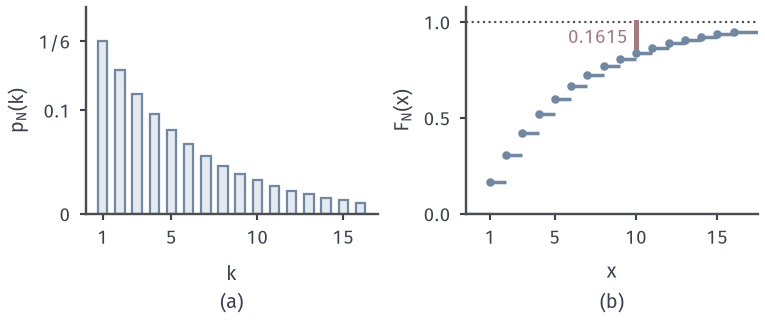

Write Python code to recreate this figure.
from pathlib import Path
import sys
ROOT = next(p for p in Path(__file__).resolve().parents if (p/'build.sh').is_file() and (p/'tex/book.tex').is_file())
sys.path.insert(0, str(ROOT/'figures/07-probability/01-elementary-probability/matplotlib/rvd-common'))
from rvd_common import *
# Target: N = number of throws of a fair die until the first six. p(k)=(5/6)^{k-1}/6, F(k)=1-(5/6)^k.
# Infinitely many values; the remaining mass beyond k=10 is (5/6)^10 ~ 0.1615.
K = 16
k = np.arange(1, K+1)
p = (5/6)**(k-1)/6
fig, axs = figure(width_mm=108, height_mm=46, ncols=2)
ax = axs[0]; style(ax)
bars(ax, k, p, width=.55)
ax.set_xlim(0, K+1); ax.set_ylim(0, .2); ax.set_xticks([1, 5, 10, 15]); ax.set_yticks([0, .1, 1/6]); ax.set_yticklabels(['0', '0.1', '1/6'])
ax.set_ylabel('$p_N(k)$')
sub(ax, 'a', '$k$')
ax = axs[1]; style(ax)
xs = np.r_[k, K+1.5]
cum = 1-(5/6)**k
step_cdf(ax, k, p, -.5, K+1.5, dots=False)
ax.plot(k, cum, 'o', ms=2.4, color=BLUE, zorder=4)
ax.axhline(1, color=LINE, lw=.85, ls=':')
ax.plot([10, 10], [cum[9], 1], color=RED, lw=2.0)
ax.text(9.5, (1+cum[9])/2, f'{(5/6)**10:.4f}', color=RED, fontsize=7.5, va='center', ha='right')
ax.set_xlim(-.5, K+1.5); ax.set_ylim(0, 1.08); ax.set_xticks([1, 5, 10, 15]); ax.set_yticks([0, .5, 1])
ax.set_ylabel('$F_N(x)$')
sub(ax, 'b', '$x$')
save(fig, HERE(__file__), 'figure', {'p1': 1/6, 'tail_after_10': (5/6)**10})
